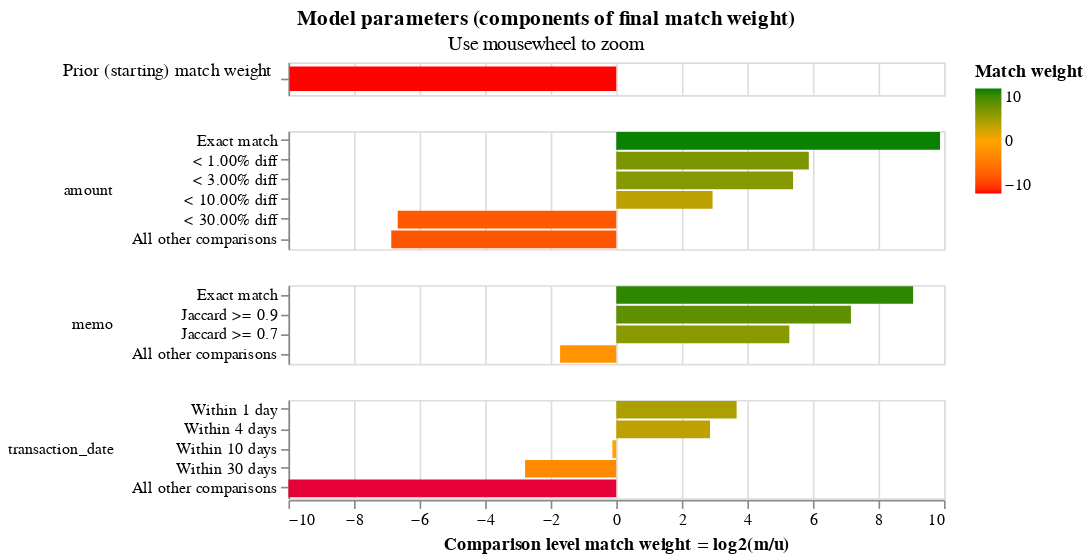

Notebook source saved alongside this figure:
### Code cell
linker.match_weights_chart()

### Figure 1 — Vega-Lite specification as saved in the notebook (floating-point values rounded to 4 significant figures)
{"$schema": "https://vega.github.io/schema/vega-lite/v5.2.json", "config": {"header": {"title": null}, "mark": {"tooltip": null}, "title": {"anchor": "middle"}, "view": {"height": 60, "width": 400}}, "data": {"values": [{"bayes_factor": 0.001001, "bayes_factor_description": "The probability that two random records drawn at random match is 0.001 or one in  1,000.0 records.This is equivalent to a starting match weight of -9.964.", "comparison_name": "probability_two_random_records_match", "comparison_sort_order": -1, "comparison_vector_value": 0, "has_tf_adjustments": false, "is_null_level": false, "label_for_charts": "", "log2_bayes_factor": -9.964, "m_probability": null, "m_probability_description": null, "max_comparison_vector_value": 0, "probability_two_random_records_match": 0.001, "sql_condition": null, "tf_adjustment_column": null, "tf_adjustment_weight": null, "u_probability": null, "u_probability_description": null}, {"bayes_factor": 940.1, "bayes_factor_description": "If comparison level is `exact match` then comparison is 940.14 times more likely to be a match", "comparison_name": "amount", "comparison_sort_order": 0, "comparison_vector_value": 5, "has_tf_adjustments": false, "is_null_level": false, "label_for_charts": "Exact match", "log2_bayes_factor": 9.877, "m_probability": 0.2444, "m_probability_description": "Amongst matching record comparisons, 24.44% of records are in the exact match comparison level", "max_comparison_vector_value": 5, "probability_two_random_records_match": 0.001, "sql_condition": "\"amount_l\" = \"amount_r\"", "tf_adjustment_column": null, "tf_adjustment_weight": 1, "u_probability": 0.00026, "u_probability_description": "Amongst non-matching record comparisons, 0.03% of records are in the exact match comparison level"}, {"bayes_factor": 58.63, "bayes_factor_description": "If comparison level is `< 1.00% diff` then comparison is 58.63 times more likely to be a match", "comparison_name": "amount", "comparison_sort_order": 0, "comparison_vector_value": 4, "has_tf_adjustments": false, "is_null_level": false, "label_for_charts": "< 1.00% diff", "log2_bayes_factor": 5.874, "m_probability": 0.225, "m_probability_description": "Amongst matching record comparisons, 22.50% of records are in the < 1.00% diff comparison level", "max_comparison_vector_value": 5, "probability_two_random_records_match": 0.001, "sql_condition": "(abs(\"amount_l\" - \"amount_r\")/\n            (case\n                when \"amount_r\" > \"amount_l\"\n                then \"amount_r\"\n                else \"amount_l\"\n            end))\n            < 0.01", "tf_adjustment_column": null, "tf_adjustment_weight": 1, "u_probability": 0.003838, "u_probability_description": "Amongst non-matching record comparisons, 0.38% of records are in the < 1.00% diff comparison level"}, {"bayes_factor": 42.03, "bayes_factor_description": "If comparison level is `< 3.00% diff` then comparison is 42.03 times more likely to be a match", "comparison_name": "amount", "comparison_sort_order": 0, "comparison_vector_value": 3, "has_tf_adjustments": false, "is_null_level": false, "label_for_charts": "< 3.00% diff", "log2_bayes_factor": 5.394, "m_probability": 0.3177, "m_probability_description": "Amongst matching record comparisons, 31.77% of records are in the < 3.00% diff comparison level", "max_comparison_vector_value": 5, "probability_two_random_records_match": 0.001, "sql_condition": "(abs(\"amount_l\" - \"amount_r\")/\n            (case\n                when \"amount_r\" > \"amount_l\"\n                then \"amount_r\"\n                else \"amount_l\"\n            end))\n            < 0.03", "tf_adjustment_column": null, "tf_adjustment_weight": 1, "u_probability": 0.007558, "u_probability_description": "Amongst non-matching record comparisons, 0.76% of records are in the < 3.00% diff comparison level"}, {"bayes_factor": 7.659, "bayes_factor_description": "If comparison level is `< 10.00% diff` then comparison is 7.66 times more likely to be a match", "comparison_name": "amount", "comparison_sort_order": 0, "comparison_vector_value": 2, "has_tf_adjustments": false, "is_null_level": false, "label_for_charts": "< 10.00% diff", "log2_bayes_factor": 2.937, "m_probability": 0.2045, "m_probability_description": "Amongst matching record comparisons, 20.45% of records are in the < 10.00% diff comparison level", "max_comparison_vector_value": 5, "probability_two_random_records_match": 0.001, "sql_condition": "(abs(\"amount_l\" - \"amount_r\")/\n            (case\n                when \"amount_r\" > \"amount_l\"\n                then \"amount_r\"\n                else \"amount_l\"\n            end))\n            < 0.1", "tf_adjustment_column": null, "tf_adjustment_weight": 1, "u_probability": 0.0267, "u_probability_description": "Amongst non-matching record comparisons, 2.67% of records are in the < 10.00% diff comparison level"}, {"bayes_factor": 0.009846, "bayes_factor_description": "If comparison level is `< 30.00% diff` then comparison is  101.56 times less likely to be a match", "comparison_name": "amount", "comparison_sort_order": 0, "comparison_vector_value": 1, "has_tf_adjustments": false, "is_null_level": false, "label_for_charts": "< 30.00% diff", "log2_bayes_factor": -6.666, "m_probability": 0.0008616, "m_probability_description": "Amongst matching record comparisons, 0.09% of records are in the < 30.00% diff comparison level", "max_comparison_vector_value": 5, "probability_two_random_records_match": 0.001, "sql_condition": "(abs(\"amount_l\" - \"amount_r\")/\n            (case\n                when \"amount_r\" > \"amount_l\"\n                then \"amount_r\"\n                else \"amount_l\"\n            end))\n            < 0.3", "tf_adjustment_column": null, "tf_adjustment_weight": 1, "u_probability": 0.08751, "u_probability_description": "Amongst non-matching record comparisons, 8.75% of records are in the < 30.00% diff comparison level"}, {"bayes_factor": 0.008584, "bayes_factor_description": "If comparison level is `all other comparisons` then comparison is  116.50 times less likely to be a match", "comparison_name": "amount", "comparison_sort_order": 0, "comparison_vector_value": 0, "has_tf_adjustments": false, "is_null_level": false, "label_for_charts": "All other comparisons", "log2_bayes_factor": -6.864, "m_probability": 0.007504, "m_probability_description": "Amongst matching record comparisons, 0.75% of records are in the all other comparisons comparison level", "max_comparison_vector_value": 5, "probability_two_random_records_match": 0.001, "sql_condition": "ELSE", "tf_adjustment_column": null, "tf_adjustment_weight": 1, "u_probability": 0.8741, "u_probability_description": "Amongst non-matching record comparisons, 87.41% of records are in the all other comparisons comparison level"}, {"bayes_factor": 532.2, "bayes_factor_description": "If comparison level is `exact match` then comparison is 532.19 times more likely to be a match", "comparison_name": "memo", "comparison_sort_order": 1, "comparison_vector_value": 3, "has_tf_adjustments": false, "is_null_level": false, "label_for_charts": "Exact match", "log2_bayes_factor": 9.056, "m_probability": 0.4268, "m_probability_description": "Amongst matching record comparisons, 42.68% of records are in the exact match comparison level", "max_comparison_vector_value": 3, "probability_two_random_records_match": 0.001, "sql_condition": "\"memo_l\" = \"memo_r\"", "tf_adjustment_column": null, "tf_adjustment_weight": 1, "u_probability": 0.000802, "u_probability_description": "Amongst non-matching record comparisons, 0.08% of records are in the exact match comparison level"}, {"bayes_factor": 142.9, "bayes_factor_description": "If comparison level is `jaccard >= 0.9` then comparison is 142.91 times more likely to be a match", "comparison_name": "memo", "comparison_sort_order": 1, "comparison_vector_value": 2, "has_tf_adjustments": false, "is_null_level": false, "label_for_charts": "Jaccard >= 0.9", "log2_bayes_factor": 7.159, "m_probability": 0.07831, "m_probability_description": "Amongst matching record comparisons, 7.83% of records are in the jaccard >= 0.9 comparison level", "max_comparison_vector_value": 3, "probability_two_random_records_match": 0.001, "sql_condition": "jaccard(\"memo_l\", \"memo_r\") >= 0.9", "tf_adjustment_column": null, "tf_adjustment_weight": 1, "u_probability": 0.000548, "u_probability_description": "Amongst non-matching record comparisons, 0.05% of records are in the jaccard >= 0.9 comparison level"}, {"bayes_factor": 38.84, "bayes_factor_description": "If comparison level is `jaccard >= 0.7` then comparison is 38.84 times more likely to be a match", "comparison_name": "memo", "comparison_sort_order": 1, "comparison_vector_value": 1, "has_tf_adjustments": false, "is_null_level": false, "label_for_charts": "Jaccard >= 0.7", "log2_bayes_factor": 5.28, "m_probability": 0.1918, "m_probability_description": "Amongst matching record comparisons, 19.18% of records are in the jaccard >= 0.7 comparison level", "max_comparison_vector_value": 3, "probability_two_random_records_match": 0.001, "sql_condition": "jaccard(\"memo_l\", \"memo_r\") >= 0.7", "tf_adjustment_column": null, "tf_adjustment_weight": 1, "u_probability": 0.004939, "u_probability_description": "Amongst non-matching record comparisons, 0.49% of records are in the jaccard >= 0.7 comparison level"}, {"bayes_factor": 0.305, "bayes_factor_description": "If comparison level is `all other comparisons` then comparison is  3.28 times less likely to be a match", "comparison_name": "memo", "comparison_sort_order": 1, "comparison_vector_value": 0, "has_tf_adjustments": false, "is_null_level": false, "label_for_charts": "All other comparisons", "log2_bayes_factor": -1.713, "m_probability": 0.303, "m_probability_description": "Amongst matching record comparisons, 30.30% of records are in the all other comparisons comparison level", "max_comparison_vector_value": 3, "probability_two_random_records_match": 0.001, "sql_condition": "ELSE", "tf_adjustment_column": null, "tf_adjustment_weight": 1, "u_probability": 0.9937, "u_probability_description": "Amongst non-matching record comparisons, 99.37% of records are in the all other comparisons comparison level"}, {"bayes_factor": 12.74, "bayes_factor_description": "If comparison level is `within 1 day` then comparison is 12.74 times more likely to be a match", "comparison_name": "transaction_date", "comparison_sort_order": 2, "comparison_vector_value": 4, "has_tf_adjustments": false, "is_null_level": false, "label_for_charts": "Within 1 day", "log2_bayes_factor": 3.671, "m_probability": 0.4014, "m_probability_description": "Amongst matching record comparisons, 40.14% of records are in the within 1 day comparison level", "max_comparison_vector_value": 4, "probability_two_random_records_match": 0.001, "sql_condition": "\n            abs(date_diff('day', \"transaction_date_l\",\n              \"transaction_date_r\")) <= 1\n        ", "tf_adjustment_column": null, "tf_adjustment_weight": 1, "u_probability": 0.03151, "u_probability_description": "Amongst non-matching record comparisons, 3.15% of records are in the within 1 day comparison level"}, {"bayes_factor": 7.264, "bayes_factor_description": "If comparison level is `within 4 days` then comparison is 7.26 times more likely to be a match", "comparison_name": "transaction_date", "comparison_sort_order": 2, "comparison_vector_value": 3, "has_tf_adjustments": false, "is_null_level": false, "label_for_charts": "Within 4 days", "log2_bayes_factor": 2.861, "m_probability": 0.4463, "m_probability_description": "Amongst matching record comparisons, 44.63% of records are in the within 4 days comparison level", "max_comparison_vector_value": 4, "probability_two_random_records_match": 0.001, "sql_condition": "\n            abs(date_diff('day', \"transaction_date_l\",\n              \"transaction_date_r\")) <= 4\n        ", "tf_adjustment_column": null, "tf_adjustment_weight": 1, "u_probability": 0.06143, "u_probability_description": "Amongst non-matching record comparisons, 6.14% of records are in the within 4 days comparison level"}, {"bayes_factor": 0.9212, "bayes_factor_description": "If comparison level is `within 10 days` then comparison is  1.09 times less likely to be a match", "comparison_name": "transaction_date", "comparison_sort_order": 2, "comparison_vector_value": 2, "has_tf_adjustments": false, "is_null_level": false, "label_for_charts": "Within 10 days", "log2_bayes_factor": -0.1184, "m_probability": 0.1062, "m_probability_description": "Amongst matching record comparisons, 10.62% of records are in the within 10 days comparison level", "max_comparison_vector_value": 4, "probability_two_random_records_match": 0.001, "sql_condition": "\n            abs(date_diff('day', \"transaction_date_l\",\n              \"transaction_date_r\")) <= 10\n        ", "tf_adjustment_column": null, "tf_adjustment_weight": 1, "u_probability": 0.1153, "u_probability_description": "Amongst non-matching record comparisons, 11.53% of records are in the within 10 days comparison level"}, {"bayes_factor": 0.1455, "bayes_factor_description": "If comparison level is `within 30 days` then comparison is  6.87 times less likely to be a match", "comparison_name": "transaction_date", "comparison_sort_order": 2, "comparison_vector_value": 1, "has_tf_adjustments": false, "is_null_level": false, "label_for_charts": "Within 30 days", "log2_bayes_factor": -2.781, "m_probability": 0.04609, "m_probability_description": "Amongst matching record comparisons, 4.61% of records are in the within 30 days comparison level", "max_comparison_vector_value": 4, "probability_two_random_records_match": 0.001, "sql_condition": "\n            abs(date_diff('day', \"transaction_date_l\",\n              \"transaction_date_r\")) <= 30\n        ", "tf_adjustment_column": null, "tf_adjustment_weight": 1, "u_probability": 0.3169, "u_probability_description": "Amongst non-matching record comparisons, 31.69% of records are in the within 30 days comparison level"}, {"bayes_factor": 6.001e-07, "bayes_factor_description": "If comparison level is `all other comparisons` then comparison is  1,666,433.49 times less likely to be a match", "comparison_name": "transaction_date", "comparison_sort_order": 2, "comparison_vector_value": 0, "has_tf_adjustments": false, "is_null_level": false, "label_for_charts": "All other comparisons", "log2_bayes_factor": -20.67, "m_probability": 2.85e-07, "m_probability_description": "Amongst matching record comparisons, 0.00% of records are in the all other comparisons comparison level", "max_comparison_vector_value": 4, "probability_two_random_records_match": 0.001, "sql_condition": "ELSE", "tf_adjustment_column": null, "tf_adjustment_weight": 1, "u_probability": 0.4749, "u_probability_description": "Amongst non-matching record comparisons, 47.49% of records are in the all other comparisons comparison level"}]}, "resolve": {"axis": {"y": "independent"}, "scale": {"y": "independent"}}, "selection": {"zoom_selector": {"bind": "scales", "encodings": ["x"], "type": "interval"}}, "title": {"subtitle": "Use mousewheel to zoom", "text": "Model parameters (components of final match weight)"}, "vconcat": [{"encoding": {"color": {"field": "log2_bayes_factor", "scale": {"domain": [-10, 0, 10], "range": ["red", "orange", "green"]}, "title": "Match weight", "type": "quantitative"}, "tooltip": [{"field": "comparison_name", "title": "Comparison name", "type": "nominal"}, {"field": "probability_two_random_records_match", "format": ".4f", "title": "Probability two random records match", "type": "nominal"}, {"field": "log2_bayes_factor", "format": ",.4f", "title": "Equivalent match weight", "type": "quantitative"}, {"field": "bayes_factor_description", "title": "Match weight description", "type": "nominal"}], "x": {"axis": {"domain": false, "labels": false, "ticks": false, "title": ""}, "field": "log2_bayes_factor", "scale": {"domain": [-10, 10]}, "type": "quantitative"}, "y": {"axis": {"title": "Prior (starting) match weight", "titleAlign": "right", "titleAngle": 0, "titleFontWeight": "normal"}, "field": "label_for_charts", "sort": {"field": "comparison_vector_value", "order": "descending"}, "type": "nominal"}}, "height": 20, "mark": {"clip": true, "height": 15, "type": "bar"}, "selection": {"zoom_selector": {"bind": "scales", "encodings": ["x"], "type": "interval"}}, "transform": [{"filter": "(datum.comparison_name == 'probability_two_random_records_match')"}]}, {"encoding": {"color": {"field": "log2_bayes_factor", "scale": {"domain": [-10, 0, 10], "range": ["red", "orange", "green"]}, "title": "Match weight", "type": "quantitative"}, "row": {"field": "comparison_name", "header": {"labelAlign": "left", "labelAnchor": "middle", "labelAngle": 0}, "sort": {"field": "comparison_sort_order"}, "type": "nominal"}, "tooltip": [{"field": "comparison_name", "title": "Comparison name", "type": "nominal"}, {"field": "label_for_charts", "title": "Label", "type": "ordinal"}, {"field": "sql_condition", "title": "SQL condition", "type": "nominal"}, {"field": "m_probability", "format": ".4f", "title": "M probability", "type": "quantitative"}, {"field": "u_probability", "format": ".4f", "title": "U probability", "type": "quantitative"}, {"field": "bayes_factor", "format": ",.4f", "title": "Bayes factor = m/u", "type": "quantitative"}, {"field": "log2_bayes_factor", "format": ",.4f", "title": "Match weight = log2(m/u)", "type": "quantitative"}, {"field": "bayes_factor_description", "title": "Match weight description", "type": "nominal"}], "x": {"axis": {"title": "Comparison level match weight = log2(m/u)"}, "field": "log2_bayes_factor", "scale": {"domain": [-10, 10]}, "type": "quantitative"}, "y": {"axis": {"title": null}, "field": "label_for_charts", "sort": {"field": "comparison_vector_value", "order": "descending"}, "type": "nominal"}}, "height": {"step": 12}, "mark": {"clip": true, "type": "bar"}, "resolve": {"axis": {"y": "independent"}, "scale": {"y": "independent"}}, "selection": {"zoom_selector": {"bind": "scales", "encodings": ["x"], "type": "interval"}}, "transform": [{"filter": "(datum.comparison_name != 'probability_two_random_records_match')"}]}]}
